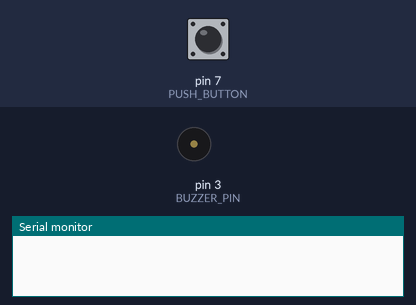
This sketch was run on a simulated Arduino Uno, built with avr-gcc and run on an emulated ATmega328P. On the bench: buzzer (waves = sounding), the last lines printed to the serial monitor. Inputs (shaded band) come from the test bench; at power-on: pin 7 (PUSH_BUTTON) HIGH.

Above: at 1.2 s.
1.3 s: pin 7 (PUSH_BUTTON) pulled LOW for 0.15 s
At 1.37 s:
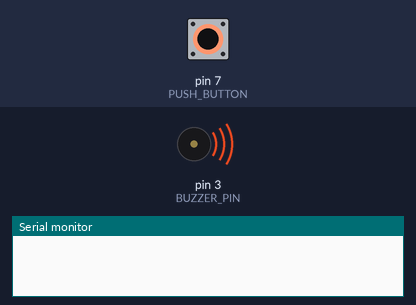
2.9 s: pin 7 (PUSH_BUTTON) pulled LOW for 3.2 s
At 7.3 s:
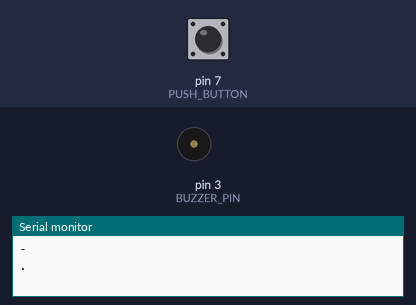
Timing chart, 0 to 8.8 s (numbered marks = the images above; inputs shaded):
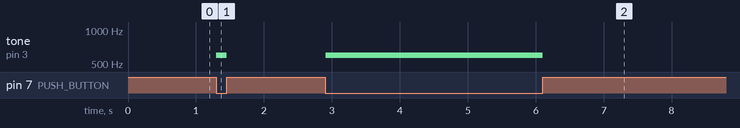

The sketch:

ArduinoUNO_Sketch.ino
```cpp
/*
 **********************************************************************
 * Name:    Telegraph.ino                                             *
 * - - - - - - - - - - - - - - - - - - - - - - - - - - - - - - - - -  *
 * Created: 05.04.2024 10:01:49                                       *
 * Edit:    09.04.2024 10:01:49                                       *
 * Author:  Isaac Garcia Peveri                                       *
 *          isacco1975gp@gmail.com                                    *
 *          compatible with BASIC V2 (c64) and AmigaBasic             *
 * - - - - - - - - - - - - - - - - - - - - - - - - - - - - - - - - -  *
 **********************************************************************
*/

#pragma region "Working-Storage"
const int PUSH_BUTTON = 7;
const int BUZZER_PIN = 3;
byte buttonValue;
#pragma endregion

void setup()
{
   Serial.begin(1200);
   pinMode(BUZZER_PIN, OUTPUT);
   pinMode(PUSH_BUTTON, INPUT);
}

///
/// Reading Loop
///
void loop()
{
   bool isStartSignal = false;
   byte startTime = 0;
   byte endTime = 0;
   byte diffTime = 0;

   buttonValue = digitalRead(PUSH_BUTTON);

   if (buttonValue == 0)
   {
      startTime = millis();
   }

   while (buttonValue == 0)
   {
      isStartSignal = true;
      tone(BUZZER_PIN, 600);
      endTime = 0;
      buttonValue = digitalRead(PUSH_BUTTON);

      if (buttonValue != 0)
      {
         endTime = millis();
         diffTime = endTime - startTime;
         exit;
      }
   }

   if (diffTime > 0 && diffTime >= 120)
   {
      Serial.println("-");
   }
   else
   {
     if (diffTime > 0 && diffTime < 120)
     {
        Serial.println(".");
     }
   }

   noTone(BUZZER_PIN);

   delay(20);
}
```

Measured:
- after the input at 1.3 s, tone on pin 3 (BUZZER_PIN): silent → 600 Hz at once, → silent 0.15 s later
- after the input at 2.9 s, tone on pin 3 (BUZZER_PIN): silent → 600 Hz at once, → silent 3.2 s later
